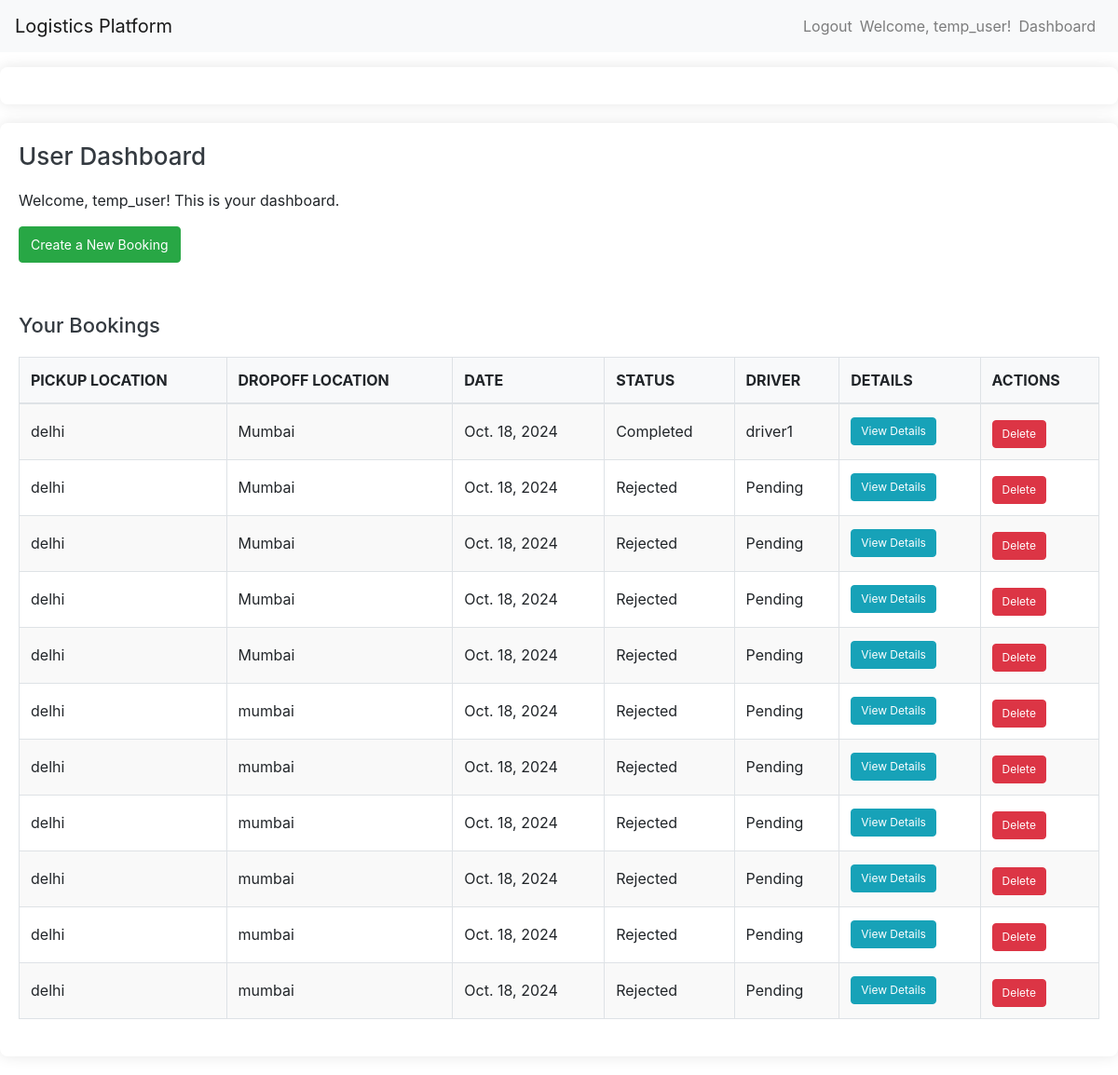
/accounts/user_dashboard/ (signed in), run on an earlier commit of the app's database.
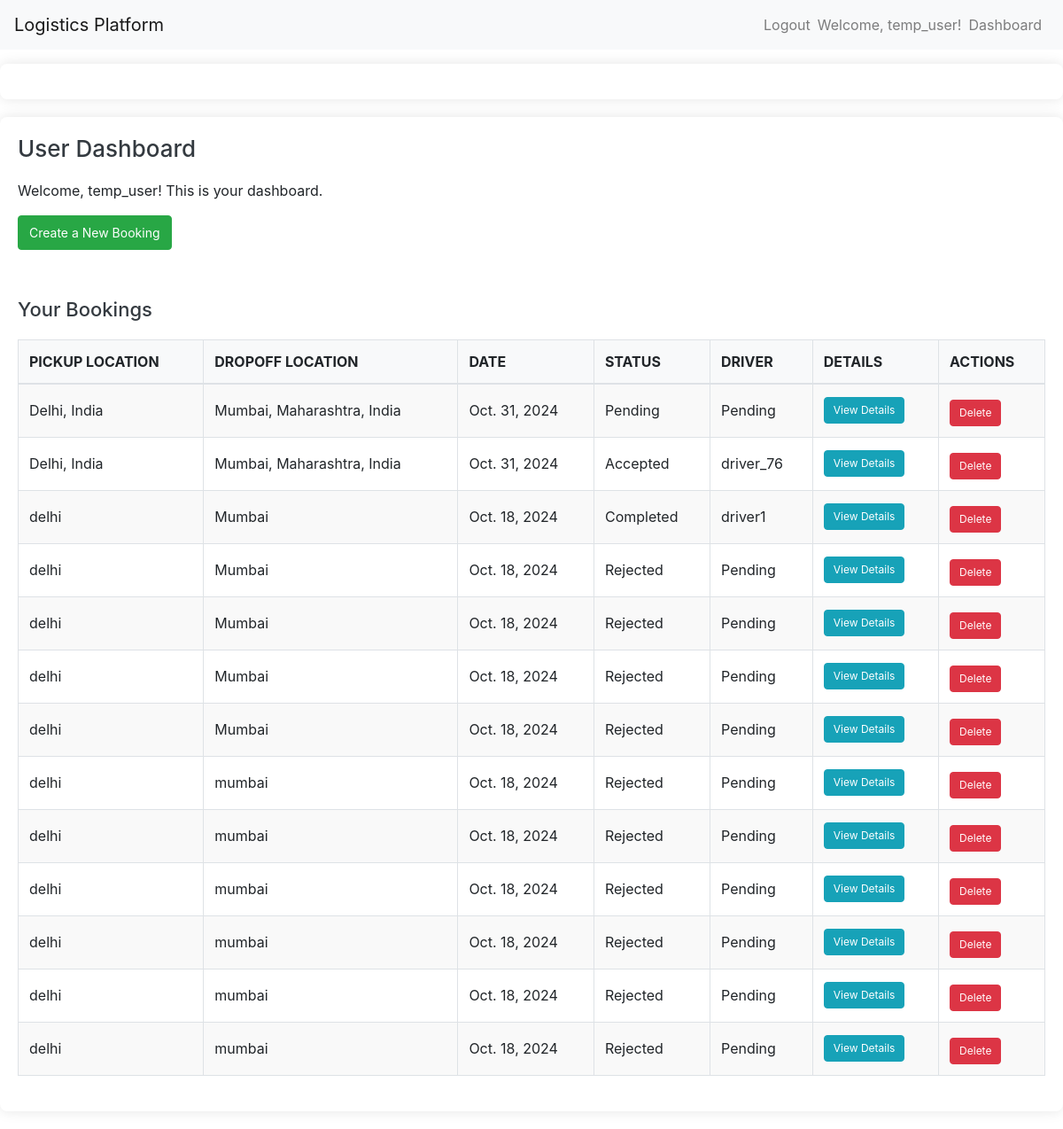
And on a later commit of the database.
### bookings/models.py (models this page shows, shortened)
class Booking(models.Model):
    STATUS_CHOICES = [
        ('pending', 'Pending'),
        ('confirmed', 'Confirmed'),
        ('accepted', 'Accepted'),
        ('rejected', 'Rejected'),
        ('pending', 'Pending'),
        ('accepted', 'Accepted'),
        ('en_route_to_pickup', 'En Route to Pickup'),
        ('goods_collected', 'Goods Collected'),
        ('delivered', 'Delivered'),
        ('completed', 'Completed'),
    ]
    user = models.ForeignKey(User, on_delete=models.CASCADE)
    pickup_location = models.CharField(max_length=255)
    dropoff_location = models.CharField(max_length=255)
    vehicle_type = models.ForeignKey(VehicleType, on_delete=models.CASCADE)
    date = models.DateField()
    created_at = models.DateTimeField(auto_now_add=True)
    distance = models.DecimalField(max_digits=10, decimal_places=2, null=True, blank=True)
    estimated_cost = models.DecimalField(max_digits=10, decimal_places=2, null=True, blank=True)
    status = models.CharField(max_length=20, choices=STATUS_CHOICES, default='pending')
    driver = models.ForeignKey(User, related_name='driver_bookings', null=True, blank=True, on_delete=models.SET_NULL)
    start_time = models.DateTimeField(null=True, blank=True)  # When the trip starts
    end_time = models.DateTimeField(null=True, blank=True)    # When the trip ends

### accounts/decorators.py (the view)
        def _wrapped_view(request, *args, **kwargs):
            if request.user.profile.role in allowed_roles:
                return view_func(request, *args, **kwargs)
            else:
                return HttpResponseForbidden("You are not authorized to view this page.")

### accounts/views.py (called while the page is built)
@login_required
@role_required(allowed_roles=['user'])
def user_dashboard(request):
    bookings = Booking.objects.filter(user=request.user).order_by('-created_at')
    goo = settings.GOOGLE_MAPS_API_KEY
    return render(request, 'accounts/user_dashboard.html', {'bookings': bookings,'goo':goo})

### accounts/templates/accounts/user_dashboard.html (shortened to what this page needs)
{% extends "base.html" %}
{% load static %}
{% block content %}
<div class="container">
    <h2>User Dashboard</h2>
    <p>Welcome, {{ user.username }}! This is your dashboard.</p>
    <a href="{% url 'bookings:create_booking' %}" class="btn btn-success mb-4">Create a New Booking</a>
    <h3>Your Bookings</h3>
    {% if bookings %}
        <table class="table table-bordered table-striped">
            <thead>
                <tr>
                    <th>Pickup Location</th>
                    <th>Dropoff Location</th>
                    <th>Date</th>
                    <th>Status</th>
                    <th>Driver</th>
                    <th>Details</th>
                    <th>Actions</th>
                </tr>
            </thead>
            <tbody>
                {% for booking in bookings %}
                    <tr>
                        <td>{{ booking.pickup_location }}</td>
                        <td>{{ booking.dropoff_location }}</td>
                        <td>{{ booking.date }}</td>
                        <td>{{ booking.status|capfirst }}</td>
                        <td>
                            {% if booking.driver %}
                            {{ booking.driver.username }}
                        {% else %}
                            Pending
                        {% endif %}
                        </td>
                        <td><a href="{% url 'accounts:booking_detail' booking.id %}" class="btn btn-info btn-sm">View Details</a></td>
                        <td>
                            <form method="POST" action="{% url 'bookings:delete_booking' booking.id %}">
                                <button type="submit" class="btn btn-danger btn-sm">Delete</button>
                            </form>
                        </td>
                    </tr>
                {% endfor %}
            </tbody>
        </table>
    {% else %}
        <p>You have no bookings yet.</p>
    {% endif %}
</div>
{% endblock %}

What changed in the data, as far as the page shows it:
added Booking: pickup_location "Delhi, India", dropoff_location "Mumbai, Maharashtra, India", date "Oct. 31, 2024", status "Pending"
added Booking: pickup_location "Delhi, India", dropoff_location "Mumbai, Maharashtra, India", date "Oct. 31, 2024", status "Accepted", driver.username "driver_76"
